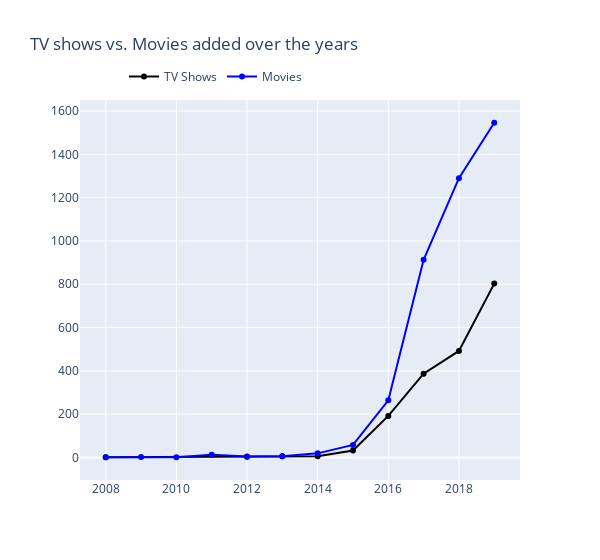

Notebook source saved alongside this figure:
### Code cell
# Objective 5: Determining if Netflix has increasingly focusing on TV rather than movies in recent years

tv_add_count = df_netflix[df_netflix['type'] == 'TV Show'].groupby('year_added').size().reset_index(name = 'added_count').iloc[0:9,:]
movie_add_count = df_netflix[df_netflix['type'] == 'Movie'].groupby('year_added').size().reset_index(name = 'added_count').iloc[0:12,:]
trace1 = go.Scatter(x=tv_add_count['year_added'], y=tv_add_count['added_count'], name="TV Shows", marker=dict(color="Black"))
trace2 = go.Scatter(x=movie_add_count["year_added"], y=movie_add_count['added_count'], name="Movies", marker=dict(color="Blue"))
data = [trace1, trace2]
layout = go.Layout(title="TV shows vs. Movies added over the years", width = 600, legend=dict(x=0.1, y=1.1, orientation="h"))
fig = go.Figure(data, layout=layout)
fig.show()

### Figure 1 — Plotly figure (JSON) as saved in the notebook; plotly's stock layout.template omitted (floating-point values rounded to 4 significant figures)
{"data": [{"marker": {"color": "Black"}, "name": "TV Shows", "type": "scatter", "x": [2008, 2012, 2013, 2014, 2015, 2016, 2017, 2018, 2019], "y": [1, 3, 6, 6, 32, 192, 387, 492, 803]}, {"marker": {"color": "Blue"}, "name": "Movies", "type": "scatter", "x": [2008, 2009, 2010, 2011, 2012, 2013, 2014, 2015, 2016, 2017, 2018, 2019], "y": [1, 2, 1, 13, 4, 6, 19, 58, 264, 913, 1290, 1546]}], "layout": {"legend": {"orientation": "h", "x": 0.1, "y": 1.1}, "title": {"text": "TV shows vs. Movies added over the years"}, "width": 600}}
